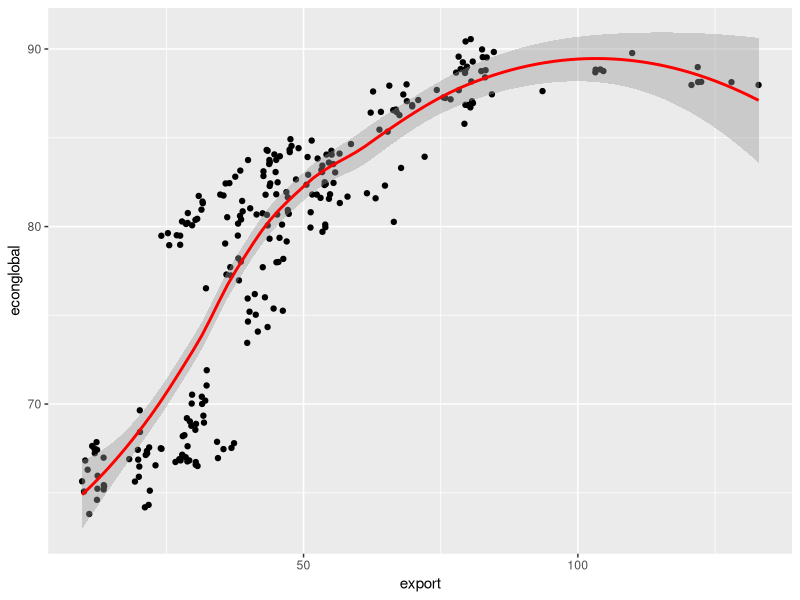
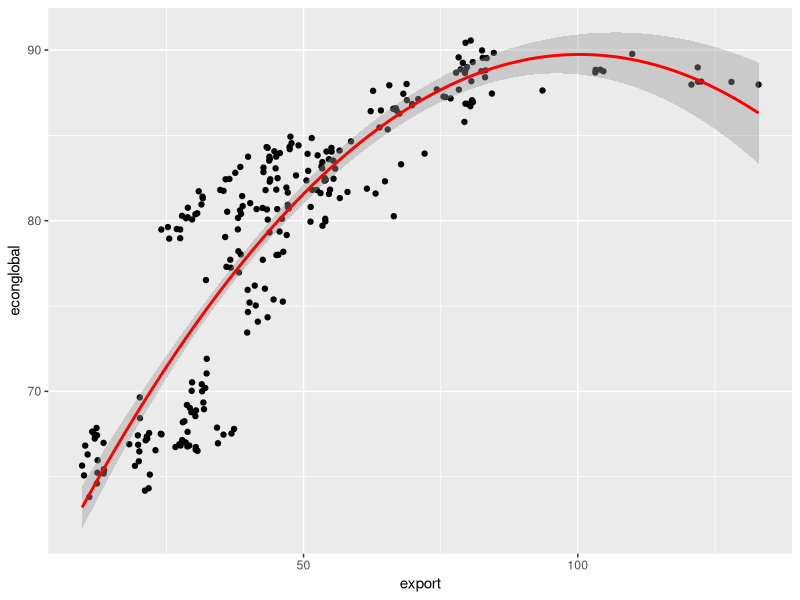

Recreate these plots in R, in order.
## ---- chunk 1
library(tidyverse)
## ---- chunk 2
df <- read_csv("voctaxdata.csv")
## ---- chunk 3
df %>%
  ggplot(aes(x = export, y = econglobal)) +
  geom_point() +
  geom_smooth(, color = "red")
## ---- chunk 4

poly_reg <- lm(econglobal ~ poly(export, 2), data = df)

# use summary() function to print results
summary(poly_reg)
## ---- chunk 5
df %>%
  ggplot(aes(x = export, y = econglobal)) +
  geom_point() +
  geom_smooth(method = "lm", formula = y ~ poly(x, 2), color = "red")
